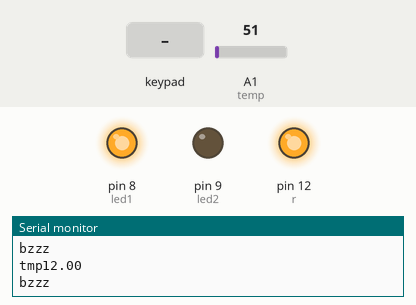
Recording of a sketch running on a simulated Arduino Mega 2560, built with avr-gcc and run on an emulated ATmega2560. On the bench: output pins drawn as LEDs (lit = HIGH), the last lines printed to the serial monitor. The inputs (shaded band) are chosen by the test bench; at power-on: A1 (temp) = 51.

Above: at 1.3 s.
1.4 s: key 'n' pressed
At 2.7 s:
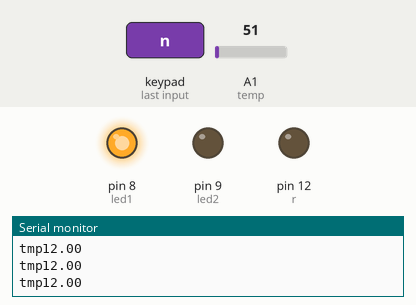
3.0 s: A1 (temp) set to 87
4.5 s: A1 (temp) set to 93
At 5.2 s:
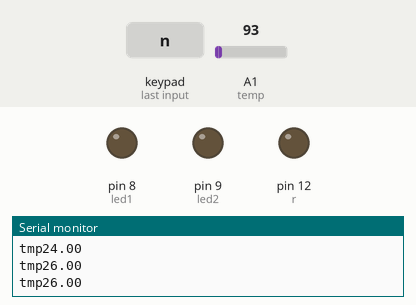
6.0 s: A1 (temp) set to 112
At 6.5 s:
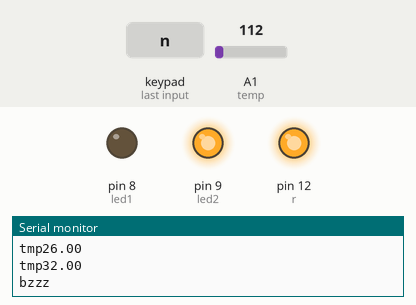
Timing chart, 0 to 9.0 s (numbered marks = the images above; inputs shaded):
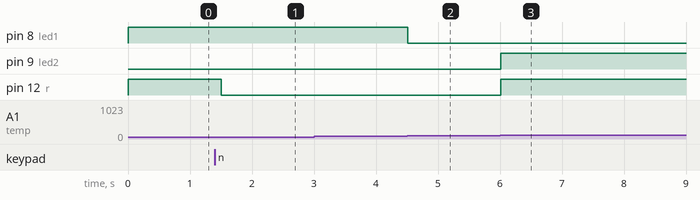

Measured:
- the behaviour switches between 92 and 93 on A1 (temp) (found by bisection; images 1 and 2)
- after the input at 1.4 s, pin 12 (r): HIGH → LOW after 0.11 s
- after the input at 4.5 s, pin 8 (led1): HIGH → LOW at once
- after the input at 6.0 s, pin 9 (led2), pin 12 (r): LOW → HIGH at once

The sketch:

func_sensor.ino
```cpp
#include <Keypad.h>
int  temp = A1;
int led1 = 8;
int led2 = 9;
int r = 12;
float tmp;

int temps[5] = {24,25,26,27,28};
int i = 0;
int newTmp = 0;


const byte ROWS = 5; //four rows
const byte COLS = 4; //three columns
char keys[ROWS][COLS] = {
  {'f','g','#','*'},
  {'1','2','3','u'},
  {'4','5','6','d'},
  {'7','8','9','s'},
  {'l','0','r','n'}
};
byte colPins[COLS] = {53, 51, 49, 47}; //connect to the column pinouts of the keypad
byte rowPins[ROWS] = {37, 39, 41, 43, 45}; //connect to the row pinouts of the keypad

Keypad keypad = Keypad( makeKeymap(keys), rowPins, colPins, ROWS, COLS );


void setup() {
  // put your setup code here, to run once:
  Serial.begin(9600);
  pinMode(temp, INPUT);
  pinMode(r, OUTPUT);
  pinMode(led1, OUTPUT);
  pinMode(led2, OUTPUT);
}

void loop() {
  // put your main code here, to run repeatedly:
  char key = keypad.getKey();
  if (key){
      Serial.print(key);
      if (key == 'u'){
        i++;
        Serial.println("index: ");
        Serial.println(i);
      }
      else if (key == 'd'){
        i--;
        Serial.println("index: ");
        Serial.println(i);
      }
      else if (key == 'n'){
        Serial.println("newTmp set as: ");
        Serial.println(newTmp);
        temps[i] = newTmp;
        newTmp = 0;
      }
      else if (key == 's'){
        Serial.println("newTmp reset ");
        newTmp = 0;
      }
      else{
        int digit = key - '0';
        Serial.println("digit: ");
        Serial.println(digit);
        newTmp = (newTmp * 10) + digit;
        Serial.println("newTmp: ");
        Serial.println(newTmp);
      }

  }
  tmp = (analogRead(temp) / 3) - 5;
  Serial.print("tmp");
  Serial.println(tmp);
  if (tmp <=temps[0]){
    digitalWrite(led1, HIGH);
    digitalWrite(led2, LOW);
    digitalWrite(r, HIGH);
    Serial.println("bzzz");
  }
  else if ((tmp <= temps[1]) && (tmp > temps[0])){
    digitalWrite(led1, HIGH);
    digitalWrite(led2, LOW);
    digitalWrite(r, LOW);
  }
  else if ((tmp >= temps[3]) && (tmp <temps[4])){
    digitalWrite(led1, LOW);
    digitalWrite(led2, HIGH);
    digitalWrite(r, LOW);
  }
  else if (tmp >= temps[4]){
    digitalWrite(led1, LOW);
    digitalWrite(led2, HIGH);
    digitalWrite(r, HIGH);
    Serial.print("bzzz");
  }
  else{
    digitalWrite(led1, LOW);
    digitalWrite(led2, LOW);
    digitalWrite(r, LOW);
  }
  delay(500);


}
```
